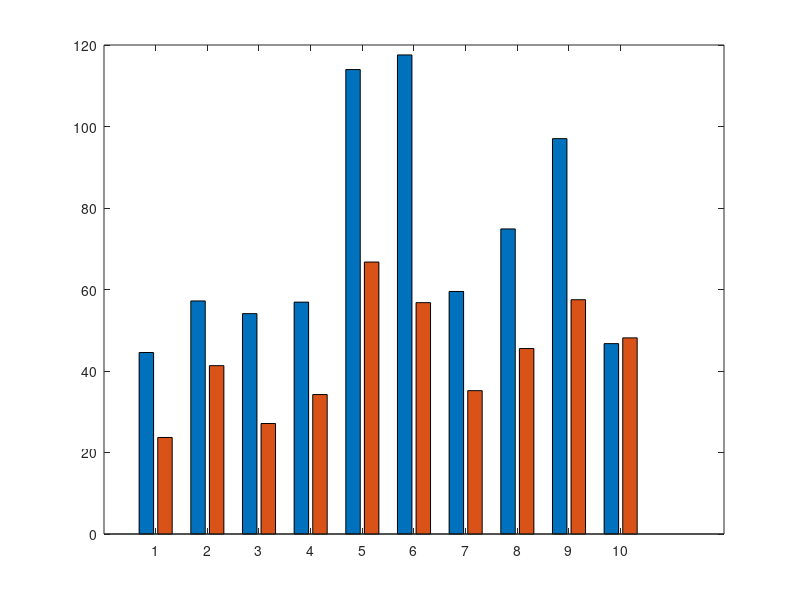

This figure's MATLAB source: (Note: this script raises an error after producing the figure.)
% get the figure handle
f = figure;

% elapsed time for each method
time_method_1 = [44.538887 57.191296 54.078868 56.899327 113.972195 117.562467 59.514505 74.863948 97.024606 46.720932];
time_method_2 = [23.685871 41.313625 27.115053 34.222493 66.736268 56.775678 35.177137 45.515077 57.494990 48.132418]; 
time_method_2_tree = [27.4753 50.3823 33.8718 40.7353 78.1699 66.9529 45.4652 49.9650 67.9114 59.7651];
iteration_method_1 = [65 90 84 89 94 93 92 63 80 74];
iteration_method_2 = [28 49 32 41 46 41 44 31 43 57];

%% time
% draw bar
b = bar([time_method_1' time_method_2']);
% highlight the minimun elapsed time search method
b(2).LineWidth = 2;
b(2).EdgeColor = 'red';

% title
title('elapsed time for two methods');
% x-axis label
xlabel('Data Frame');
% y-axis label
ylabel('Elapsed Time'); 
% legend
legend('method 1', 'method 2');

% store the image
saveas(f,'PA5OutputFig/elapsed_time_method_12.png');

%% iteration
% draw bar
b = bar([iteration_method_1' iteration_method_2']);
% highlight the minimun elapsed time search method
b(2).LineWidth = 2;
b(2).EdgeColor = 'red';

% title
title('experienced iterations for two methods');
% x-axis label
xlabel('Data Frame');
% y-axis label
ylabel('Experienced Iterations'); 
% legend
legend('method 1', 'method 2');

% store the image
saveas(f,'PA5OutputFig/taken_iteration_method_12.png');

%% time per iteration
% draw bar
b = bar([(time_method_1./iteration_method_1)'...
    (time_method_2./iteration_method_2)']);
% highlight the minimun elapsed time search method
b(2).LineWidth = 2;
b(2).EdgeColor = 'red';

% title
title('time per iteration for two methods');
% x-axis label
xlabel('Data Frame');
% y-axis label
ylabel('Time per Iteration'); 
% legend
legend('method 1', 'method 2');

% store the image
saveas(f,'PA5OutputFig/time_per_iteration_method_12.png');

%% time for different search method
% draw bar
b = bar([time_method_2' time_method_2_tree']);
% highlight the minimun elapsed time search method
b(1).LineWidth = 2;
b(1).EdgeColor = 'red';

% title
title('time consumed for two search methods');
% x-axis label
xlabel('Data Frame');
% y-axis label
ylabel('Time Consumed'); 
% legend
legend('Linear Search by Bounding Sphere', 'Octree Search');

% store the image
saveas(f,'PA5OutputFig/elapsed_time_search_method.png');